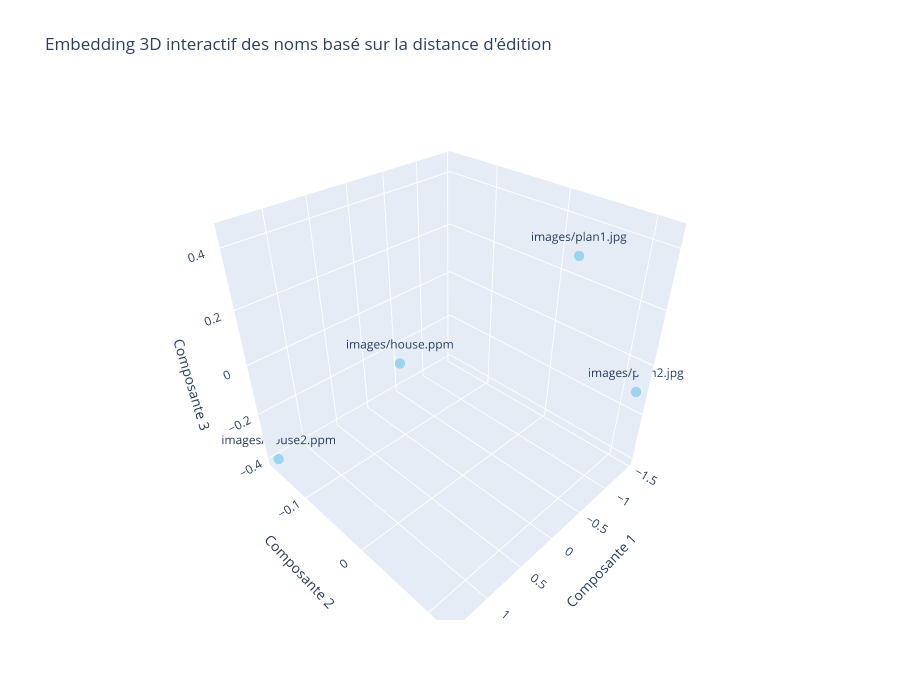

Notebook cell for this chart:
### Code cell
display_3dP(distances, names)

### Figure 1 — Plotly figure (JSON) as saved in the notebook; plotly's stock layout.template omitted (floating-point values rounded to 4 significant figures)
{"data": [{"marker": {"color": "skyblue", "opacity": 0.8, "size": 6}, "mode": "markers+text", "text": ["images/house2.ppm", "images/house.ppm", "images/plan1.jpg", "images/plan2.jpg"], "textposition": "top center", "type": "scatter3d", "x": [1.411, 0.5018, -0.461, -1.452], "y": [-0.166, -0.04243, 0.08867, 0.1197], "z": [-0.4016, 0.05881, 0.4463, -0.1035]}], "layout": {"height": 700, "scene": {"xaxis": {"title": {"text": "Composante 1"}}, "yaxis": {"title": {"text": "Composante 2"}}, "zaxis": {"title": {"text": "Composante 3"}}}, "title": {"text": "Embedding 3D interactif des noms basé sur la distance d'édition"}, "width": 900}}
